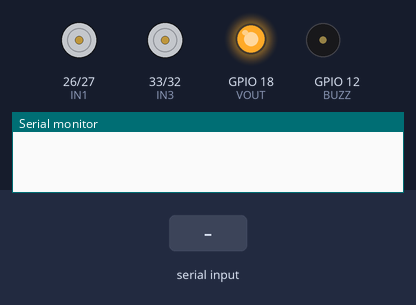
A sketch run on a simulated ESP32. On the bench: motor-driver pin pairs drawn as motors (green arrow = first pin HIGH = forward, orange = second pin HIGH = backward, longer = more drive, scaled by the enable pin), output pins drawn as LEDs (lit = HIGH), buzzer (waves = sounding, pin HIGH), the last lines printed to the serial monitor. The inputs (shaded band) are chosen by the test bench. Nothing arrives over Bluetooth unless stated.

Above: at 1.2 s.
1.3 s: "F" received over the second serial link
2.8 s: "B" received over the second serial link
4.3 s: "L" received over the second serial link
5.8 s: "R" received over the second serial link
7.3 s: "V" received over the second serial link
At 8.4 s:
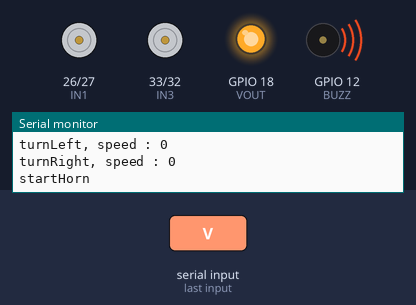
8.8 s: "S" received over the second serial link
Timing chart, 0 to 11.3 s (numbered marks = the images above; inputs shaded):
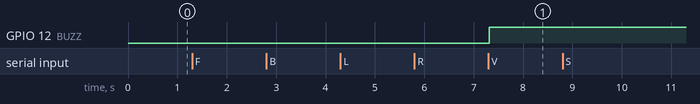

The sketch:

RC_Control.ino
```cpp
#include "BluetoothSerial.h"

BluetoothSerial SerialBT;

// Motor Driver Pins
#define ENA 14
#define IN1 26
#define IN2 27
#define ENB 25
#define IN3 33
#define IN4 32
#define BUZZ 12
#define VOUT 18

int speed = 0;

void setup() {
    Serial.begin(115200);
    SerialBT.begin("ESP32_BT_Car");  // Bluetooth Device Name

    pinMode(IN1, OUTPUT);
    pinMode(IN2, OUTPUT);
    pinMode(IN3, OUTPUT);
    pinMode(IN4, OUTPUT);
    pinMode(ENA, OUTPUT);
    pinMode(ENB, OUTPUT);
    pinMode(BUZZ, OUTPUT);
    pinMode(VOUT, OUTPUT);
    digitalWrite(VOUT, HIGH);
}

void loop() {
    if (SerialBT.available()) {
        char command = SerialBT.read();

        if (command == 'F')
            moveForward();
        else if (command == 'B')
            moveBackward();
        else if (command == 'L')
            turnLeft();
        else if (command == 'R')
            turnRight();
        else if (command == 'S')
            stopCar();
        else if (command == 'V')
            startHorn();
        else if (command == 'v')
            stopHorn();
        else
            setSpeed(command);
    }
    delay(50);
}

void setSpeed(char command) {
    if (command == '0') {
        speed = 0;
    } else if (command == '1') {
        speed = 25;
    } else if (command == '2') {
        speed = 51;
    } else if (command == '3') {
        speed = 76;
    } else if (command == '4') {
        speed = 102;
    } else if (command == '5') {
        speed = 127;
    } else if (command == '6') {
        speed = 153;
    } else if (command == '7') {
        speed = 178;
    } else if (command == '8') {
        speed = 204;
    } else if (command == '9') {
        speed = 229;
    } else if (command == 'q') {
        speed = 255;
    }
}

void startHorn() {
    digitalWrite(BUZZ, HIGH);
    Serial.println("startHorn");
}

void stopHorn() {
    digitalWrite(BUZZ, LOW);
    Serial.println("stopHorn");
}

void moveForward() {
    digitalWrite(IN1, HIGH);
    digitalWrite(IN2, LOW);
    digitalWrite(IN3, HIGH);
    digitalWrite(IN4, LOW);
    analogWrite(ENA, speed);
    analogWrite(ENB, speed);
    Serial.print("moveForward, speed : ");
    Serial.println(speed);
}

void moveBackward() {
    digitalWrite(IN1, LOW);
    digitalWrite(IN2, HIGH);
    digitalWrite(IN3, LOW);
    digitalWrite(IN4, HIGH);
    analogWrite(ENA, speed);
    analogWrite(ENB, speed);
    Serial.print("moveBackward, speed : ");
    Serial.println(speed);
}

void turnLeft() {
    digitalWrite(IN1, HIGH);
    digitalWrite(IN2, LOW);
    digitalWrite(IN3, LOW);
    digitalWrite(IN4, HIGH);
    analogWrite(ENA, speed);
    analogWrite(ENB, speed);
    Serial.print("turnLeft, speed : ");
    Serial.println(speed);
}

void turnRight() {
    digitalWrite(IN1, LOW);
    digitalWrite(IN2, HIGH);
    digitalWrite(IN3, HIGH);
    digitalWrite(IN4, LOW);
    analogWrite(ENA, speed);
    analogWrite(ENB, speed);
    Serial.print("turnRight, speed : ");
    Serial.println(speed);
}

void stopCar() {
    digitalWrite(IN1, LOW);
    digitalWrite(IN2, LOW);
    digitalWrite(IN3, LOW);
    digitalWrite(IN4, LOW);
    analogWrite(ENA, speed);
    analogWrite(ENB, speed);
    Serial.println("stopCar");
}
```

Measured:
- after the input at 7.3 s, GPIO 12 (BUZZ): LOW → HIGH at once
